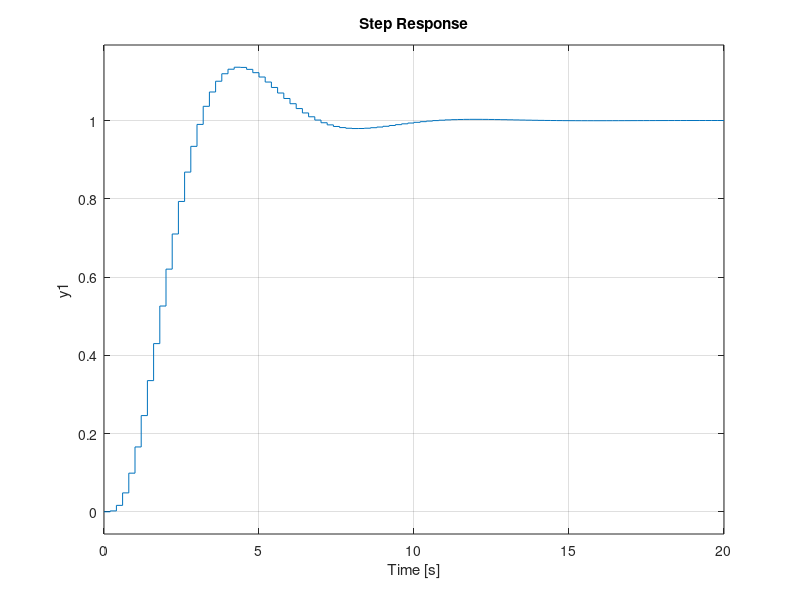

Source code (MATLAB):
%% Discrete State-space control of Apollo Lunar module,
% horizontal movement
%
% Kjartan Halvorsen
% November 2022

% Model parameters
J = 2.56e4; %kg*m^2, moment of inertia
gM = 1.62; % m/s^2 gravitational acc on the moon surface

s = tf('s');
G = (gM/J) / s^3;

h = 0.2; % Sampling period, in seconds
H = c2d(G, h)

pole(H)
dcgain(H)



% Discrete-time model

A = [3, 1, 0
    -3, 0, 1
    1, 0, 0];
B = (gM*h^3)/(6*J) * [1;4;1];

C = [1, 0, 0];

sys = ss(A, B, C, 0, h);
pole(sys)
dcgain(sys)



% Performance requirements
t_s = 8; % Settling time
PO = 15; % Percent overshoot

% Using these to place two dominant poles in cont time

% Settling time t_s  => use t_s = 4/(zeta*w_n)
zeta_w_n = 4/t_s;

% PO  => zeta 
zeta = sqrt((log(PO/100))^2 / (pi^2 + (log(PO/100))^2));
w_n = zeta_w_n / zeta;

p1 = -zeta_w_n + 1j*w_n*sqrt(1-zeta^2);
p2 = conj(p1)
p3 = -zeta_w_n * 5; % Making this pole non-dominant

% Desired poles
pc = [p1, p2, p3];

pd = exp(pc*h);

L = place(A, B, pd); 

% Find gain l0
sys_c = ss(A-B*L, B, C, 0, h);
l0 = 1/dcgain(sys_c);

sys_c = ss(A-B*L, l0*B, C, 0, h);

figure(1)
clf
step(sys_c)

%% Observer design
po2 = pd.^2
po10 = [0,0,0]

K2 = place(A',  C', po2)';
K10 = place(A', C', po10)';

gainvectors = [K2, K10]


